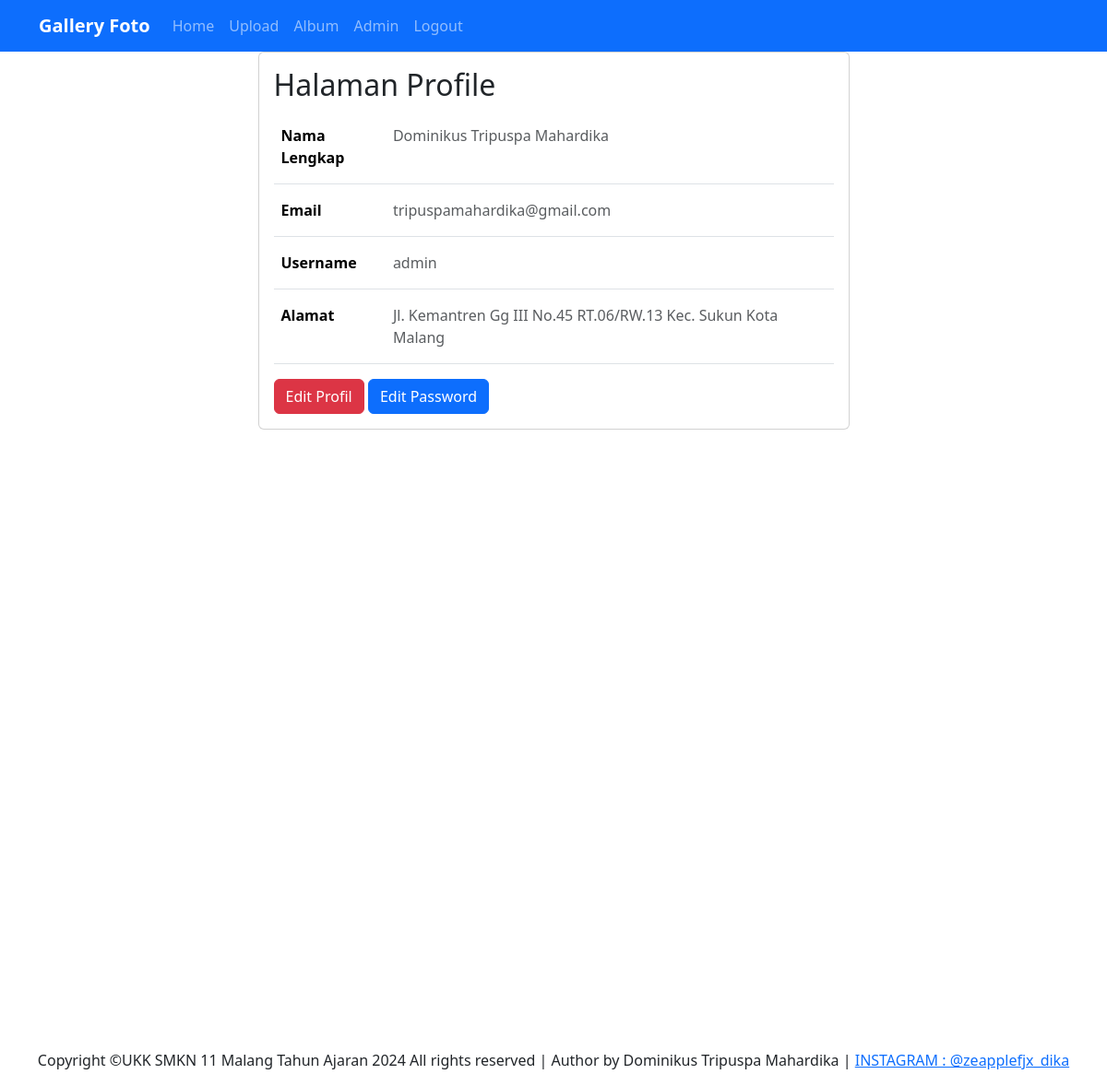
Page /?url=profile (signed in) on the committed database.
### tables this page shows
CREATE TABLE `user` (
  `UserID` int(11) NOT NULL,
  `Username` varchar(255) NOT NULL,
  `Password` varchar(255) NOT NULL,
  `Email` varchar(255) NOT NULL,
  `NamaLengkap` varchar(255) NOT NULL,
  `Alamat` text NOT NULL
);

### page/profil.php (the view, shortened to what this page needs)
<div class="container">
    <div class="row justify-content-center">
        <div class="col-7">
            <div class="card">
                <div class="card-body">
                    <h2>Halaman Profile</h2>
                    <?php
                    $user = mysqli_fetch_array(mysqli_query($conn, "SELECT * FROM user WHERE UserID='{$_SESSION['user_id']}'"));
                    ?>
                    <?php echo @$alert;
                    if (@$_GET['proses'] == 'editprofile') : ?>
                        <form action="?url=profile&&proses=editprofile" method="post">
                            <div class="input-group mb-3">
                                <label for="nama" class="input-group-text"><i class="fa-solid fa-circle-user fa-fw fa-lg"></i></label>
                                <input type="text" class="form-control" value="<?= $user['NamaLengkap'] ?>" id="nama" name="nama" required placeholder="Masukan Nama Lengkap">
                            </div>
                            <div class="input-group mb-3">
                                <label for="email" class="input-group-text"><i class="fa-solid fa-envelope fa-fw fa-lg"></i></label>
                                <input type="email" class="form-control" value="<?= $user['Email'] ?>" id="email" name="email" required placeholder="Masukan Email Anda">
                            </div>
                            <div class="input-group mb-3">
                                <label for="username" class="input-group-text"><i class="fa-solid fa-at fa-fw fa-lg"></i></label>
                                <input type="text" class="form-control" value="<?= $user['Username'] ?>" id="username" name="username" required placeholder="Masukan Username">
                            </div>
                            <div class="input-group mb-4">
                                <label for="alamat" class="input-group-text"><i class="fa-solid fa-address-book fa-fw fa-lg"></i></label>
                                <input type="text" class="form-control" id="alamat" value="<?= $user['Alamat'] ?>" name="alamat" required placeholder="Masukan Alamat Lengkap">
                            </div>
                            <a href="?url=profile" class="btn btn-dark fw-semibold">Kembali</a>
                            <input type="submit" value="Simpan Perubahan" name="editprofile" class="btn btn-primary fw-semibold">
                        </form>
                    <?php else : ?>
                        <div class="table-responsive">
                            <table class="table table-white table-hover">
                                <tr>
                                    <th style="width: 20%;" class="py-3">Nama Lengkap</th>
                                    <td class="py-3 text-muted"><?= $user['NamaLengkap'] ?></td>
                                </tr>
                                <tr>
                                    <th style="width: 20%;" class="py-3">Email</th>
                                    <td class="py-3 text-muted"><?= $user['Email'] ?></td>
                                </tr>
                                <tr>
                                    <th style="width: 20%;" class="py-3">Username</th>
                                    <td class="py-3 text-muted"><?= $user['Username'] ?></td>
                                </tr>
                                <tr>
                                    <th style="width: 20%;" class="py-3">Alamat</th>
                                    <td class="py-3 text-muted"><?= $user['Alamat'] ?></td>
                                </tr>
                            </table>
                        </div>
                        <a href="?url=profile&&proses=editprofile" class="btn btn-danger">Edit Profil</a>
                        <a href="?url=profile&&proses=editpassword" class="btn btn-primary">Edit Password</a>
                    <?php endif; ?>
                </div>
            </div>
        </div>
    </div>
</div>

### rows in the picture
user: NamaLengkap "Dominikus Tripuspa Mahardika", Email "tripuspamahardika@gmail.com", Username "admin", Alamat "Jl. Kemantren Gg III No.45 RT.06/RW.13 Kec. Sukun Kota Malang"

### other values in the picture
$_SESSION['username'] "Admin"
